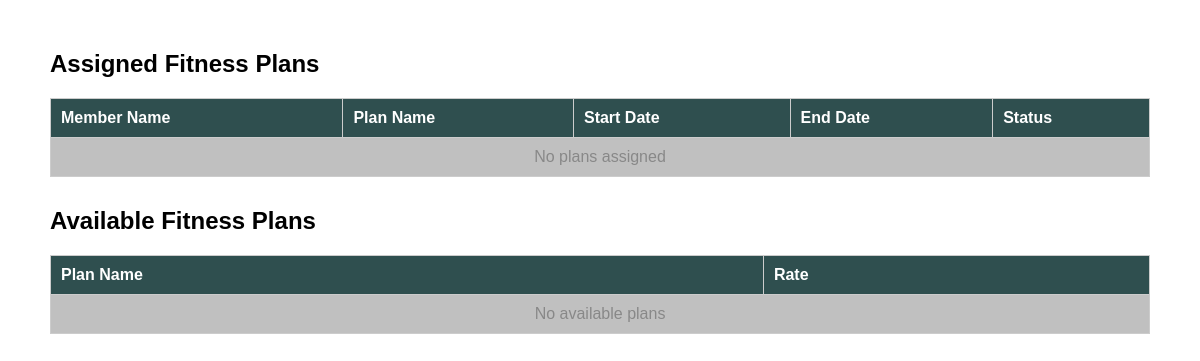
/view_plans.php, run on an earlier commit of the app's database.
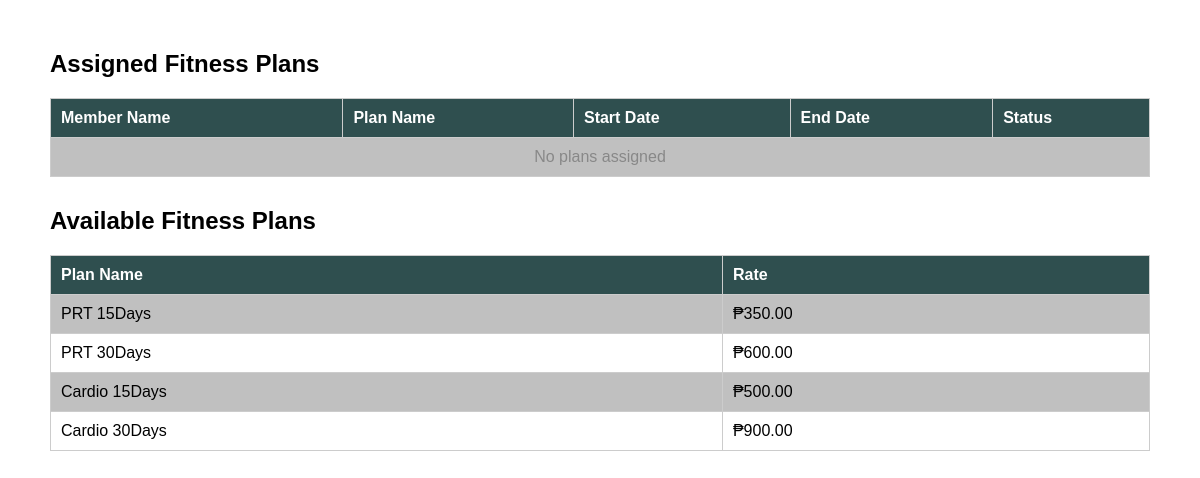
And on a later commit of the database.
### tables this page shows
CREATE TABLE `plan` (
  `PlanID` int(11) NOT NULL,
  `PlanName` varchar(100) DEFAULT NULL,
  `Duration` int(11) DEFAULT NULL,
  `Rate` decimal(10,2) DEFAULT NULL
);

### view_plans.php (the view, shortened to what this page needs)
<?php
include 'db.php';
$sql = "SELECT Member.Name AS MemberName, Plan.PlanName, Membership.StartDate, Membership.EndDate, Membership.Status
        FROM Membership
        JOIN Member ON Membership.MemberID = Member.MemberID
        JOIN Plan ON Membership.PlanID = Plan.PlanID";
$result = $conn->query($sql);
?>
<!DOCTYPE html>
<html lang="en">
<head>
</head>
<body>
    <h2>Assigned Fitness Plans</h2>
    <table>
        <tr>
            <th>Member Name</th>
            <th>Plan Name</th>
            <th>Start Date</th>
            <th>End Date</th>
            <th>Status</th>
        </tr>
        <?php
        if ($result->num_rows > 0) {
            while ($row = $result->fetch_assoc()) {
                echo "<tr>
                        <td>" . htmlspecialchars($row["MemberName"]) . "</td>
                        <td>" . htmlspecialchars($row["PlanName"]) . "</td>
                        <td>" . htmlspecialchars($row["StartDate"]) . "</td>
                        <td>" . htmlspecialchars($row["EndDate"]) . "</td>
                        <td>" . htmlspecialchars($row["Status"]) . "</td>
                      </tr>";
            }
        } else {
            echo "<tr><td colspan='5' class='no-data'>No plans assigned</td></tr>";
        }
        ?>
    </table>
    <h2>Available Fitness Plans</h2>
    <table>
        <tr>
            <th>Plan Name</th>
            <th>Rate</th>
        </tr>
        <?php
        $plan_query = "SELECT PlanName, Rate FROM Plan";
        $plan_result = $conn->query($plan_query);
        if ($plan_result->num_rows > 0) {
            while ($plan_row = $plan_result->fetch_assoc()) {
                echo "<tr>
                        <td>" . htmlspecialchars($plan_row["PlanName"]) . "</td>
                        <td>₱" . number_format($plan_row["Rate"], 2) . "</td>
                      </tr>";
            }
        } else {
            echo "<tr><td colspan='2' class='no-data'>No available plans</td></tr>";
        }
        ?>
    </table>
</body>
</html>

### view_plans.php (style rules this page uses)
body { font-family: Arial, sans-serif; margin: 50px; }
table { width: 100%; border-collapse: collapse; margin-bottom: 30px; }
th, td { padding: 10px; text-align: left; border: 1px solid #ccc; }
th { background-color: #2F4F4F; color: white; }
tr:nth-child(even) { background-color: #C0C0C0; }
tr:nth-child(odd) { background-color: white; }
.no-data { text-align: center; color: #888; }

What changed in the data, as far as the page shows it:
added plan: PlanName "PRT 15Days", Rate "350.00"
added plan: PlanName "PRT 30Days", Rate "600.00"
added plan: PlanName "Cardio 15Days", Rate "500.00"
added plan: PlanName "Cardio 30Days", Rate "900.00"
Also different on the page:
text no longer shown: "No available plans"
